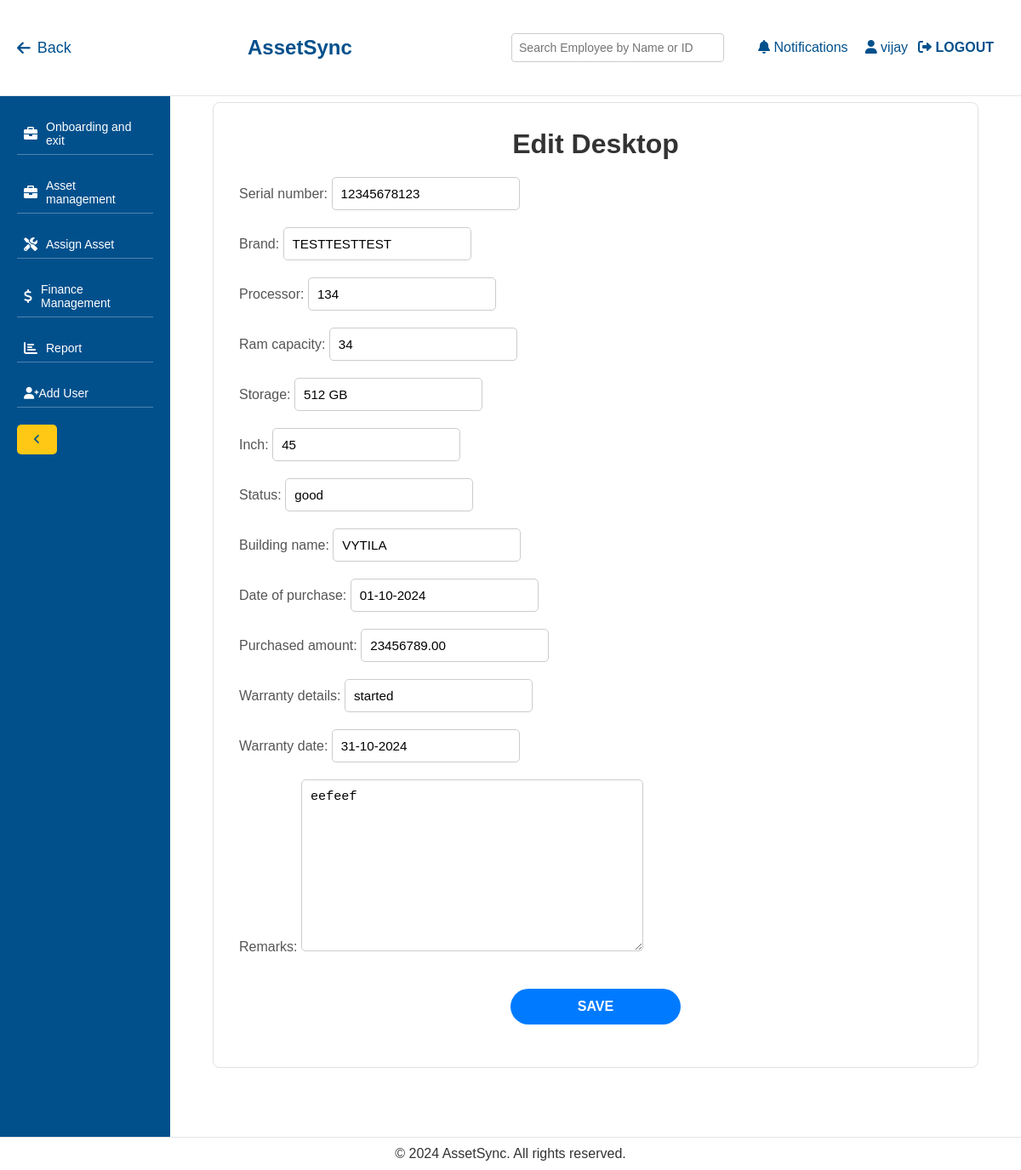
/edit-desktop/4/ (signed in), run on the app's committed database.
### management/models.py (models this page shows, shortened)
class Desktop(models.Model):
    serial_number = models.CharField(max_length=100)
    brand = models.CharField(max_length=100)
    processor = models.CharField(max_length=100)
    ram_capacity = models.CharField(max_length=50)
    storage = models.CharField(max_length=100)
    inch = models.CharField(max_length=50)
    status = models.CharField(max_length=50)
    building_name = models.CharField(max_length=100)
    date_of_purchase = models.DateField()
    purchased_amount = models.DecimalField(max_digits=10, decimal_places=2)
    warranty_details = models.CharField(max_length=255)
    warranty_date = models.DateField()
    remarks = models.TextField(blank=True, null=True)
    employee = models.ForeignKey(Employee, on_delete=models.SET_NULL, null=True, blank=True, related_name='desktops')

### management/views.py (the view)
# urls.py: path('edit-desktop/<int:desktop_id>/', views.edit_desktop, name='edit_desktop'),
@login_required
def edit_desktop(request, desktop_id):
    desktop = get_object_or_404(Desktop, pk=desktop_id)
    if request.method == 'POST':
        form = DesktopForm(request.POST, instance=desktop)
        if form.is_valid():
            form.save()
            return redirect('view_desktops')
    else:
        if desktop.date_of_purchase:
            desktop.date_of_purchase = desktop.date_of_purchase.strftime('%d-%m-%Y')
        if desktop.warranty_date:
            desktop.warranty_date = desktop.warranty_date.strftime('%d-%m-%Y')
        form = DesktopForm(instance=desktop)
    return render(request, 'management/edit_desktop.html', {'form': form})

### management/templates/management/edit_desktop.html (shortened to what this page needs)
{% extends 'management/base.html' %}
{% block content %}
<div class="container">
    <h2>Edit Desktop</h2>
    <form method="post">
        {{ form.as_p }}
        <button type="submit">Save</button>
    </form>
</div>
{% endblock %}

### management/templates/management/base.html (shortened to what this page needs)
{% load static %}
<!DOCTYPE html>
<html lang="en">
<head>
    <link rel="stylesheet" href="https://cdnjs.cloudflare.com/ajax/libs/font-awesome/6.0.0-beta3/css/all.min.css">
</head>
<body>
    <header>
        <a href="javascript:history.back()" class="back-btn"><i class="fas fa-arrow-left"></i> Back</a>
        <h1>AssetSync</h1>
        <div class="user-options">
            <div class="search-box">
                <input type="text" id="employeeSearch" placeholder="Search Employee by Name or ID" oninput="searchEmployee()">
            </div>
            <a href="#"><i class="fas fa-bell"></i> Notifications</a>
            <a href="#"><i class="fas fa-user"></i> {{ request.user.username }}</a>
            <form id="logout-form" action="{% url 'logout' %}" method="post" style="display:inline;">
                <button type="submit" class="btn" style="background:none; border:none; color: var(--primary-color); font-size: 16px; cursor: pointer;">
                    <i class="fas fa-sign-out-alt"></i> Logout
                </button>
            </form>
        </div>
    </header>
    <aside id="sidebar">
        <nav>
            <ul>
                <li class="{% if request.resolver_match.url_name == 'dashboard' %}active{% endif %}">
                    <a href="{% url 'dashboard' %}"> <span class="text">Dashboard</span></a>
                </li>
                <li>
                    <a href="#" onclick="toggleDropdown(event)"><i class="fas fa-briefcase icon"></i> <span class="text">Onboarding and exit</span></a>
                </li>
                <li>
                    <a href="#" onclick="toggleDropdown(event)"><i class="fas fa-briefcase icon"></i> <span class="text">Asset management</span></a>
                </li>
                <li><a href="{% url 'assign_asset' %}"><i class="fas fa-tools icon"></i> <span class="text">Assign Asset</span></a></li>
                <li><a href="{% url 'finance_module' %}"><i class="fas fa-dollar-sign icon"></i> <span class="text">Finance Management</span></a></li>
                <li><a href="{% url 'report' %}"><i class="fas fa-chart-bar icon"></i> <span class="text">Report</span></a></li>
                <li><a href="{% url 'add_user' %}"><i class="fas fa-user-plus"></i> Add User</a></li>
            </ul>
        </nav>
        <button class="toggle-btn" onclick="toggleSidebar()"><i class="fas fa-angle-left"></i></button>
    </aside>
    <main>
        {% block content %}{% endblock %}
    </main>
    <footer>
        <p>&copy; 2024 AssetSync. All rights reserved.</p>
    </footer>
</body>
</html>

### management/templates/management/base.html (style rules this page uses)
:root { --primary-color: #01508c; --secondary-color: #ffc814; --light-blue-color: #e9f7ff; --white-color: #ffffff; --text-color: #333333; --line-color: rgba(255, 255, 255, 0.3); --collapsed-width: 50px; --expanded-width: 200px; --dropdown-bg-color: #ffffff; --dropdown-hover-bg-color: #f1f1f1; --dropdown-border-color: #e0e0e0; }
* { margin: 0; padding: 0; box-sizing: border-box; }
body { font-family: Arial, sans-serif; background-color: var(--light-blue-color); color: var(--text-color); }
header { position: fixed; top: 0; left: 0; width: 100%; background-color: var(--white-color); border-bottom: 1px solid #e2e5e8; padding: 15px 20px; display: flex; justify-content: space-between; align-items: center; z-index: 1000; }
header h1 { color: var(--primary-color); font-size: 24px; }
header .user-options { display: flex; align-items: center; }
header .user-options a { color: var(--primary-color); margin-left: 20px; text-decoration: none; font-size: 16px; transition: color 0.3s; }
.search-box { position: relative; margin-right: 20px; }
.search-box input[type="text"] { padding: 8px; font-size: 14px; width: 250px; border-radius: 4px; border: 1px solid #ccc; }
.back-btn { font-size: 18px; margin-right: 20px; cursor: pointer; color: var(--primary-color); text-decoration: none; display: flex; align-items: center; }
.back-btn i { margin-right: 8px; }
aside { position: fixed; top: 60px; bottom: 0; left: 0; width: var(--expanded-width); background-color: var(--primary-color); color: var(--white-color); padding: 20px; overflow-y: auto; transition: width 0.3s ease; z-index: 999; }
aside nav ul { list-style-type: none; }
aside nav ul li { margin-bottom: 20px; position: relative; }
aside nav ul li a { color: var(--white-color); text-decoration: none; display: flex; align-items: center; padding: 8px; font-size: 14px; background-color: var(--primary-color); border-bottom: 1px solid var(--line-color); transition: background-color 0.3s, color 0.3s; }
aside nav ul li a .icon { margin-right: 10px; font-size: 16px; }
main { margin-left: var(--expanded-width); padding: 80px 20px; min-height: 100vh; background-color: var(--white-color); transition: margin-left 0.3s ease; }
footer { position: fixed; bottom: 0; left: 0; width: 100%; background-color: var(--white-color); border-top: 1px solid #e2e5e8; color: var(--text-color); text-align: center; padding: 10px 0; z-index: 1000; }
button, .btn { background-color: var(--secondary-color); color: var(--primary-color); border: none; padding: 10px 20px; border-radius: 5px; cursor: pointer; transition: background-color 0.3s, color 0.3s; }
aside { overflow-y: auto; }

### management/templates/management/edit_desktop.html (style rules this page uses)
body { font-family: 'Poppins', sans-serif; background-color: #f8f9fb; margin: 0; padding: 0; }
.container { max-width: 900px; margin: 40px auto; padding: 30px; background-color: #ffffff; border-radius: 8px; border: 1px solid #e0e0e0; }
h2 { font-size: 2rem; color: #333; font-weight: 600; text-align: center; margin-bottom: 20px; }
form { display: flex; flex-direction: column; gap: 20px; }
label { font-weight: 500; color: #555; margin-bottom: 5px; }
input, select, textarea { padding: 10px; border: 1px solid #ccc; border-radius: 5px; font-size: 0.95rem; transition: border-color 0.3s; box-sizing: border-box; }
button[type="submit"] { display: block; width: 100%; max-width: 200px; margin: 20px auto; padding: 12px; background-color: #007bff; color: #ffffff; border: none; border-radius: 25px; font-size: 1rem; font-weight: 600; text-transform: uppercase; cursor: pointer; text-align: center; transition: background-color 0.3s, transform 0.3s; }
textarea { resize: vertical; min-height: 80px; }

### data on the page
Desktop: serial_number "12345678123", brand "TESTTESTTEST", processor "134", ram_capacity "34", storage "512 GB", inch "45", status "good", building_name "VYTILA", date_of_purchase "01-10-2024", purchased_amount "23456789.00", warranty_details "started", warranty_date "31-10-2024", remarks "eefeef"

### other printed values
{{ request.user.username }} "vijay"
